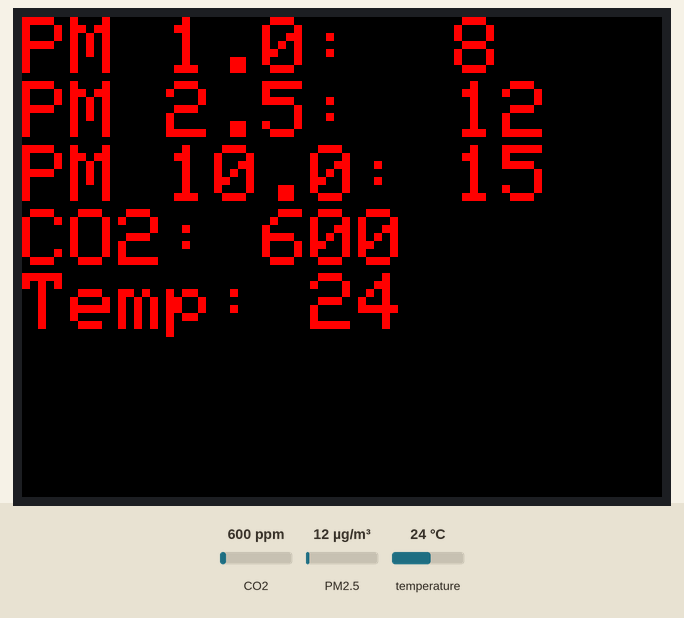
Simulated run of this sketch. Board: Arduino Uno, built with avr-gcc and run on an emulated ATmega328P. Parts: 320×240 colour display. Inputs (shaded band) come from the test bench; at power-on: CO2 600 ppm, PM2.5 12 µg/m³, temperature 24 °C.

Above: at 2.6 s.
2.7 s: CO2 set to 452 ppm
At 5.3 s:
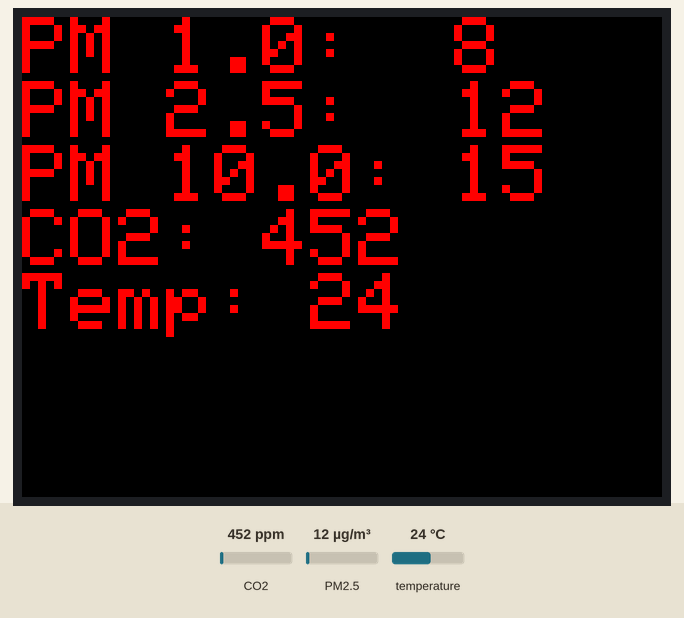
5.6 s: PM2.5 set to 6 µg/m³
At 6.8 s:
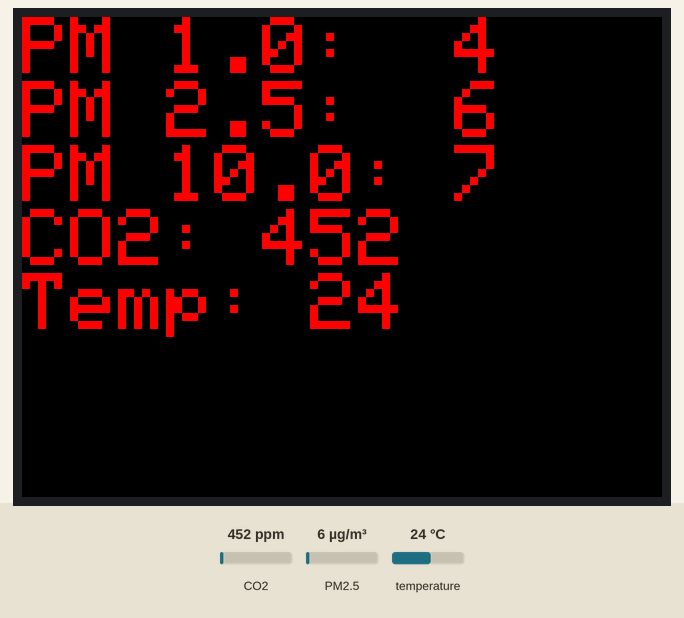
7.6 s: temperature set to 12 °C
At 9.4 s:
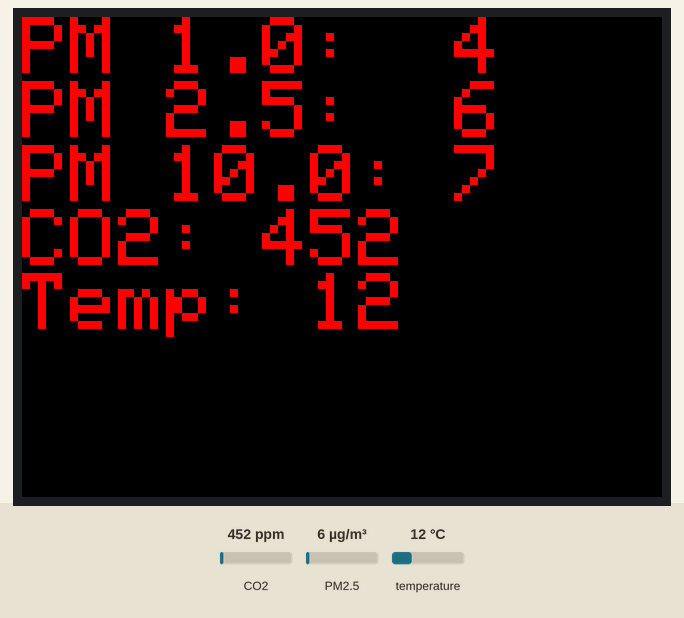
9.7 s: CO2 set to 1050 ppm
At 10.7 s:
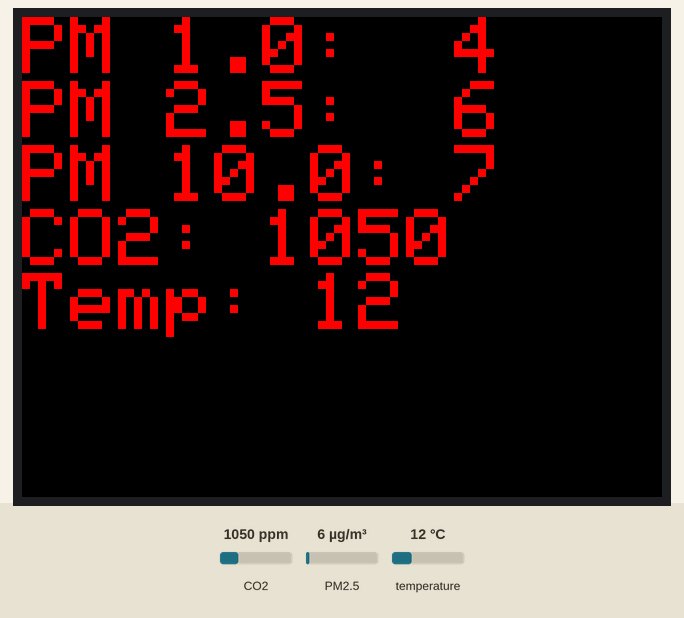
Timing chart, 0 to 12.7 s (numbered marks = the images above; inputs shaded):
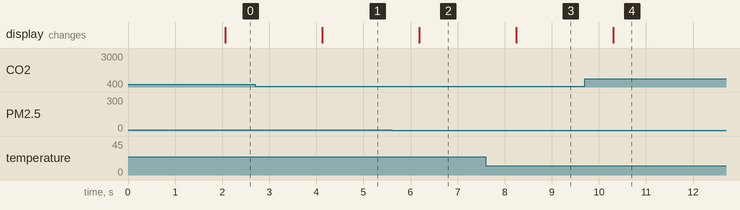

Measured:
- after the input at 2.7 s, the display: changes after 1.4 s (image 1)
- after the input at 5.6 s, the display: changes after 0.59 s (image 2)
- after the input at 7.6 s, the display: changes after 0.65 s (image 3)
- after the input at 9.7 s, the display: changes after 0.61 s (image 4)

The sketch:

air-analyzer-2.ino
```cpp
// Adafruit ILI9341 v.1.5.6
#include "Adafruit_ILI9341.h"

// PMS Library, from arduino library manager.
// Mariusz Kacki 1.1.0
// https://github.com/fu-hsi/pms
#include "PMS.h"

#include <SoftwareSerial.h>

// MH-Z19 Arduino library, v.1.5.1
// Jonathan Dempsey
// https://github.com/WifWaf/MH-Z19
#include "MHZ19.h"

PMS pms(Serial);
PMS::DATA data;
int pm1 = 0;
int pm25 = 0;
int pm10 = 0;

#define TFT_DC 9
#define TFT_CS 10
// Use hardware SPI (on Uno, #13, #12, #11) and the above for CS/DC
Adafruit_ILI9341 tft = Adafruit_ILI9341(TFT_CS, TFT_DC);

#define MHZ_RX_PIN 4 // tx on mh-z19
#define MHZ_TX_PIN 5 // rx on mh-z19
SoftwareSerial mhzSerial(MHZ_RX_PIN, MHZ_TX_PIN);
MHZ19 mhz;
int co2 = 0;
int temp = 0;

void setup()
{
  // PMS Sensor Config:
  Serial.begin(9600);

  // TFT Display Config:
  tft.begin();
  tft.fillScreen(ILI9341_BLACK);

  // MH-Z19 CO2 Sensor Config:
  mhzSerial.begin(9600);
  mhz.begin(mhzSerial);
  mhz.autoCalibration();
}

unsigned long getDataTimer = 0;

void loop()
{
  if (pms.read(data))
  {
    pm1  = data.PM_AE_UG_1_0;
    pm25 = data.PM_AE_UG_2_5;
    pm10 = data.PM_AE_UG_10_0;
  }


  if (millis() - getDataTimer >= 2000)
  {
    co2 = mhz.getCO2();
    temp = mhz.getTemperature();

    displayData();

    getDataTimer = millis();
  }
}

void displayData()
{
  tft.setRotation(3);
  tft.setCursor(0, 0);
  tft.setTextColor(ILI9341_RED, ILI9341_BLACK);
  tft.setTextSize(4);

  tft.print("PM 1.0:  ");
  tft.print(pm1);
  tft.println(" "); // previous numbers cleanum

  tft.print("PM 2.5:  ");
  tft.print(pm25);
  tft.println(" ");

  tft.print("PM 10.0: ");
  tft.print(pm10);
  tft.println(" ");

  tft.print("CO2: ");
  tft.print(co2);
  tft.println(" ");

  tft.print("Temp: ");
  tft.print(temp);
  tft.println(" ");
}
```
